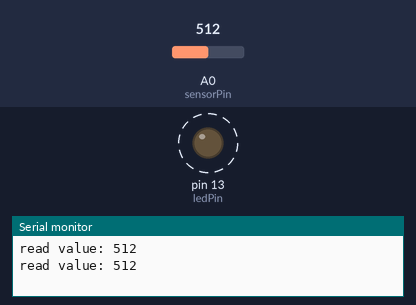
The sketch below on a simulated Arduino Uno, built with avr-gcc and run on an emulated ATmega328P. Parts: output pins drawn as LEDs (lit = HIGH), the last lines printed to the serial monitor. Dashed ring = blinking. The inputs (shaded band) are chosen by the test bench; at power-on: A0 (sensorPin) = 512.

Above: at 1.8 s.
1.9 s: A0 (sensorPin) set to 716
At 2.19 s:
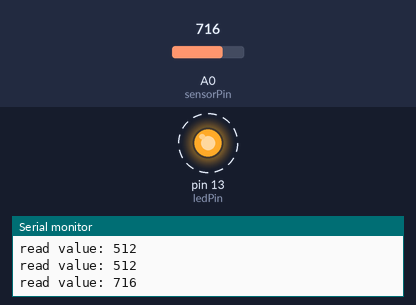
5.4 s: A0 (sensorPin) set to 900
At 5.57 s:
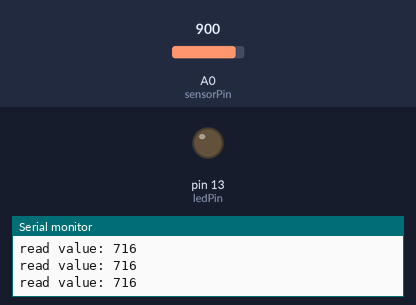
Timing chart, 0 to 14.9 s (numbered marks = the images above; inputs shaded):
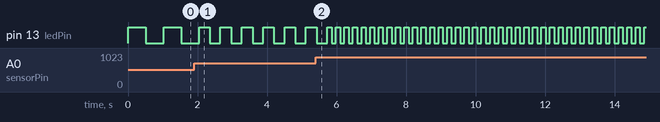

The sketch:

Circuit_02_POT_AREF.ino
```cpp
/*

Example sketch 02

POTENTIOMETER analogReference example


*/


//
int sensorPin = 0;    // The potentiometer is connected to
                      // analog pin 0

int ledPin = 13;      // The LED is connected to digital pin 13


void setup() // this function runs once when the sketch starts up
{

  Serial.begin(9600); // for printing analog read values
  pinMode(ledPin, OUTPUT);
  //uncomment below to change analog reference
  //analogReference(EXTERNAL);
  // 5V through 10K ohm resistor approx 5V*32k/(10k + 32k) = approx 3.8V
  //analogReference(INTERNAL); // 1.1 V
}


void loop() // this function runs repeatedly after setup() finishes
{
  // First we'll declare another integer variable
  // to store the value of the potentiometer:

  int sensorValue;

  // The potentiometer is set up as a voltage divider, so that
  // when you turn it, the voltage on the center pin will vary
  // from 0V to 5V. We've connected the center pin on the
  // potentiometer to the Arduino's analog input 0.

  // The Arduino can read external voltages on the analog input
  // pins using a built-in function called analogRead(). This
  // function takes one input value, the analog pin we're using
  // (sensorPin, which we earlier set to 0). It returns an integer
  // number that ranges from 0 (0 Volts) to 1023 (5 Volts).
  // We're sticking this value into the sensorValue variable:

  sensorValue = analogRead(sensorPin);

  // Now we'll blink the LED like in the first example, but we'll
  // use the sensorValue variable to change the blink speed
  // (the smaller the number, the faster it will blink).

  // Note that we're using the ledPin variable here as well:
  Serial.print("read value: ");
  Serial.println(sensorValue);
  digitalWrite(ledPin, HIGH);     // Turn the LED on

  delay(1023-sensorValue);             // Pause for sensorValue
                                  // milliseconds

  digitalWrite(ledPin, LOW);      // Turn the LED off

  delay(1023-sensorValue);             // Pause for sensorValue
                                  // milliseconds

  // Remember that loop() repeats forever, so we'll do all this
  // again and again.
}
```

Measured:
- after the input at 1.9 s, pin 13 (ledPin): alternates HIGH for 0.31 s and LOW for 0.31 s, starting after 0.45 s
- by itself, pin 13 (ledPin): alternates HIGH for 0.51 s and LOW for 0.51 s
